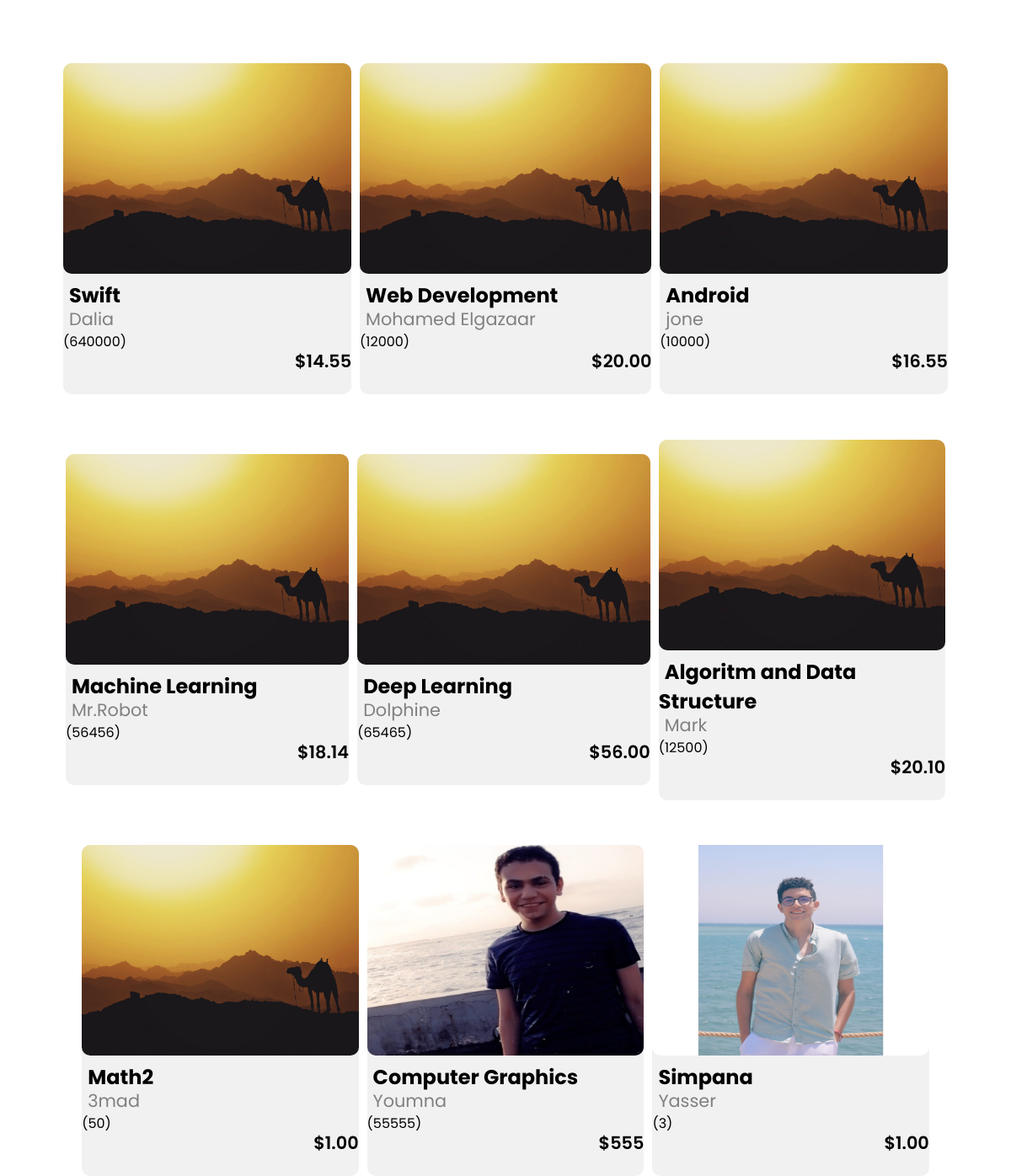
/courses.php, run on the app's committed database.
### tables this page shows
CREATE TABLE `course` (
  `courseId` int(255) NOT NULL,
  `courseName` varchar(255) NOT NULL,
  `coursePrice` varchar(255) NOT NULL,
  `enrolledSid` varchar(255) NOT NULL,
  `description` varchar(255) NOT NULL,
  `instructorName` varchar(255) NOT NULL,
  `image` varchar(255) NOT NULL
);

### courses.php (the view, shortened to what this page needs)
<!DOCTYPE html>
<html>
<head>
	<link rel="stylesheet" href="courseStyle.css">
    <link rel="stylesheet" href="https://stackpath.bootstrapcdn.com/font-awesome/4.7.0/css/font-awesome.min.css">
</head>
<body>
<section class="course">
    <div class="row">
       <?php
        $servername = "localhost";
        $username ="root";
        $password = "";
        $DB = "webdatabase";
        $conn = mysqli_connect($servername,$username,$password,$DB);
            $sql= "SELECT * FROM course";
            $result=mysqli_query($conn,$sql);
            while($row=mysqli_fetch_array($result)){
            	?>
<a href="">
                <div class="Course-col">
                  <img src="<?php echo $row['image']; ?>" height="250px" width="400px"></a>
                  <span class="coursename"><?php echo $row['courseName']; ?></span><br>
                  <span class="instName"> <?php echo $row['instructorName']; ?></span><br>
                  <?php echo "(".$row['enrolledSid'].")"; ?><br>
                 <span class="price"><?php echo "$".$row['coursePrice']; ?></span><br>
                  <br>
                 </div>
                 <?php
            }
            ?>
</section>
</body>
</html>

### courseStyle.css (style rules this page uses)
* { margin: 0; padding: 0; font-family: 'Poppins', sans-serif; }
.course { width: 90%; margin: auto; padding-top: 70px; display: flex; justify-content: center; align-items: center; }
.row { margin-top: 5%; display: flex; justify-content: center; align-items: center; flex-wrap: wrap; flex: 1 0 21%; margin: 5px; height: 100px; }
.row a { color: #fff; text-decoration: none; font-size: 20px; }
.Course-col { margin-left: 5px; margin-right: 5px; flex-basis: 21%; background: #F1F1F1; border-radius: 10px; margin-bottom: 5%; box-sizing: border-box; height: auto; width: auto; transition: 0.5s; }
.Course-col img { margin: 0; border-radius: 10px; width:100%; padding: 0; }
.coursename { margin-left:7px; font-weight: bold; font-size:1.5em; }
.instName { margin-left:7px; color: gray; font-size:1.3em; line-height: 0.5px; }
.price { margin-left:275px; font-weight: 600; color: black; font-size:1.3em; line-height: 0.5px; }

### data on the page
course: image (picture), courseName "Swift", instructorName "Dalia", enrolledSid "640000", coursePrice "14.55"
course: image (picture), courseName "Web Development", instructorName "Mohamed Elgazaar", enrolledSid "12000", coursePrice "20.00"
course: image (picture), courseName "Android", instructorName "jone", enrolledSid "10000", coursePrice "16.55"
course: image (picture), courseName "Machine Learning", instructorName "Mr.Robot", enrolledSid "56456", coursePrice "18.14"
course: image (picture), courseName "Deep Learning", instructorName "Dolphine", enrolledSid "65465", coursePrice "56.00"
course: image (picture), courseName "Algoritm and Data Structure", instructorName "Mark", enrolledSid "12500", coursePrice "20.10"
course: image (picture), courseName "Math2", instructorName "3mad", enrolledSid "50", coursePrice "1.00"
course: image (picture), courseName "Computer Graphics", instructorName "Youmna", enrolledSid "55555", coursePrice "555"
course: shows a picture, courseName "Simpana", instructorName "Yasser", enrolledSid "3", coursePrice "1.00"
